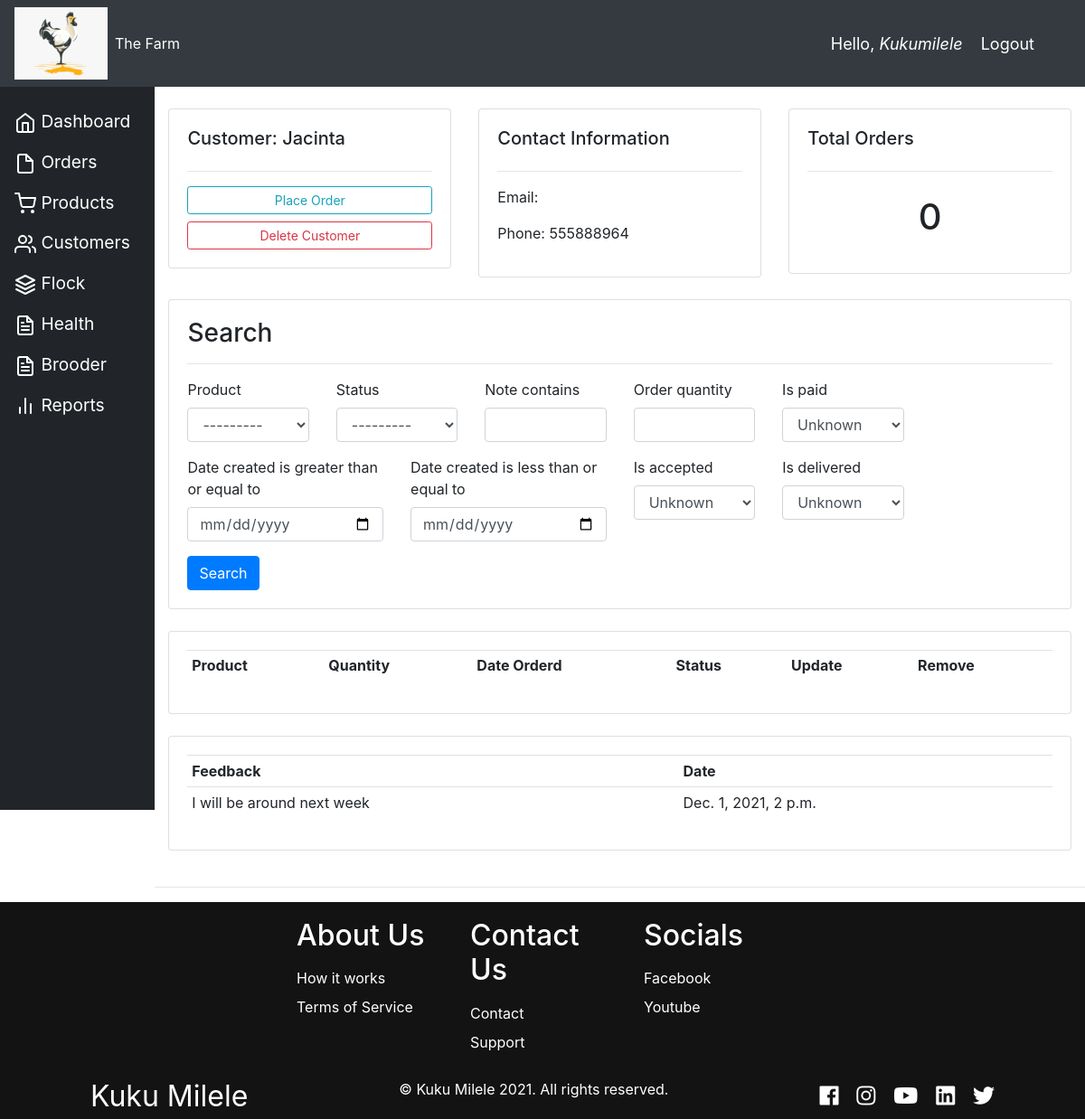
/customer/4/ (signed in), run on an earlier commit of the app's database.
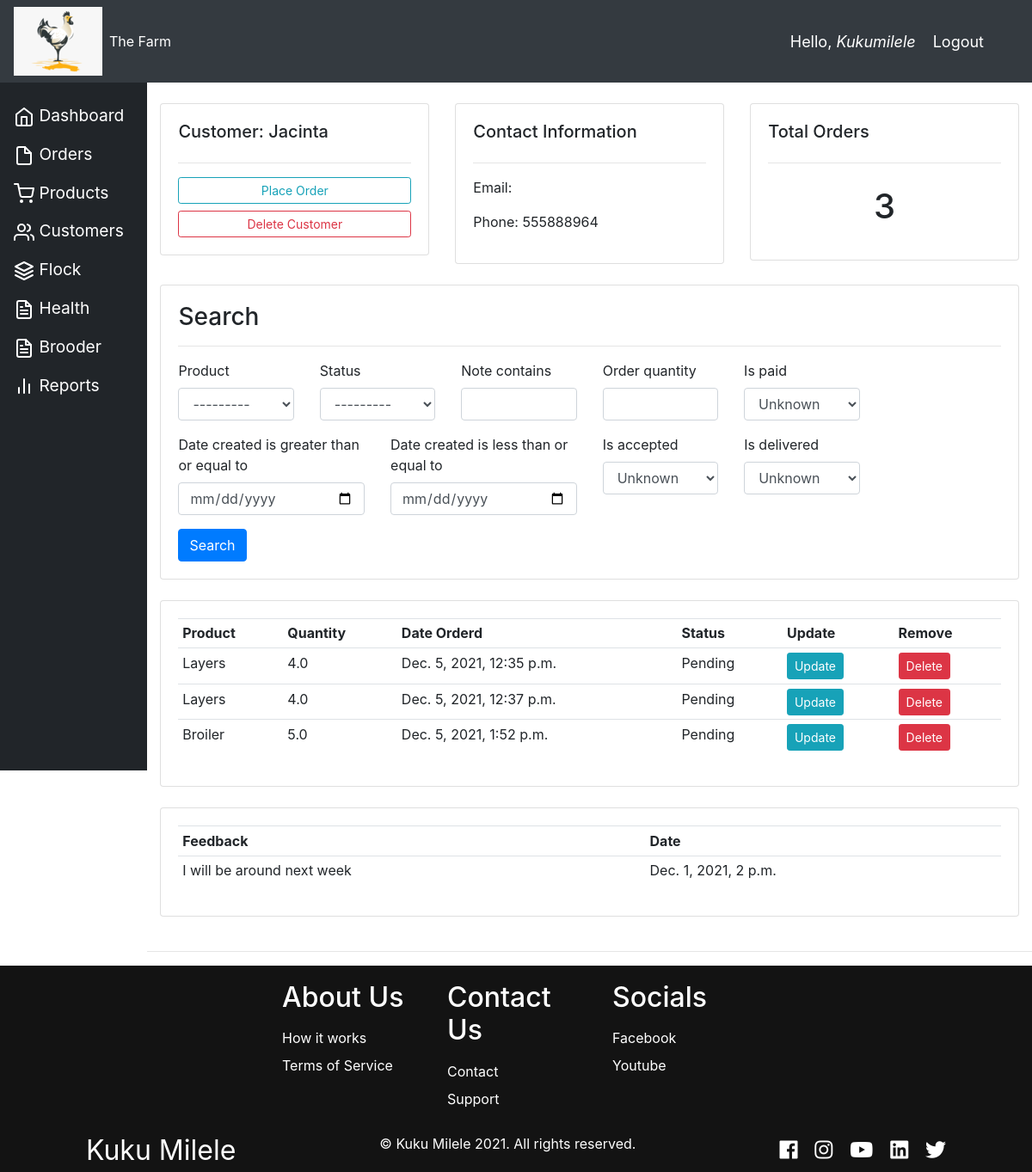
And on a later commit of the database.
### accounts/models.py (models this page shows, shortened)
class Feedback(models.Model):
    customer = models.ForeignKey(
        Customer, null=True, on_delete=models.SET_NULL)
    feedback_info = models.TextField()
    feedback_date = models.DateTimeField(auto_now_add=True, null=True)

class Order(models.Model):
    STATUS = (
        ("Pending", "Pending"),
        ("Out for delivery", "Out for delivery"),
        ("Delivered", "Delivered"),
    )
    customer = models.ForeignKey(Customer, null=True, on_delete=models.CASCADE)
    product = models.ForeignKey(Product, null=True, on_delete=models.SET_NULL)
    date_created = models.DateTimeField(auto_now_add=True, null=True)
    status = models.CharField(
        max_length=100, null=True, choices=STATUS, default="Pending")
    note = models.CharField(max_length=200, null=True, blank=True)
    order_quantity = models.FloatField(
        null=True, validators=[MinValueValidator(1.0)])
    is_paid = models.BooleanField(default=False, null=True)
    is_accepted = models.BooleanField(default=False, null=True)
    is_delivered = models.BooleanField(default=False, null=True)
    delivery_date = models.DateTimeField(null=True, blank=True)

class Product(models.Model):
    CATEGORY = (
        ("Broiler", "Broiler"),
        ("Layers", "Layers"),
        ("Feeds", "Feeds"),
        ("Other", "Other"),
    )
    name = models.CharField(max_length=100, null=True)
    price = models.FloatField(null=True, validators=[MinValueValidator(1.0)])
    category = models.CharField(max_length=200, null=True, choices=CATEGORY)
    description = models.CharField(max_length=200, null=True, blank=True)
    date_added = models.DateTimeField(auto_now_add=True, null=True)
    tags = models.ManyToManyField(Tag)
    def __str__(self):
        return self.name

### accounts/decorators.py (the view)
        def wrapper_func(request, *args, **kwargs):
            group = None
            if request.user.groups.exists():
                group = request.user.groups.all()[0].name
            if group in allowed_roles:
                return view_func(request, *args, **kwargs)
            else:
                return HttpResponse('You are not authorized to view this page as per the decorator')

### accounts/views.py (called while the page is built)
@login_required(login_url="login")
@allowed_users(allowed_roles=["admin"])
def customer(request, pk_test):
    customer = Customer.objects.get(id=pk_test)
    feedbacks = Feedback.objects.all()
    customer_feedback = feedbacks.filter(customer=customer)
    orders = customer.order_set.all()
    order_count = orders.count()
    myFilter = OrderFilter(request.GET, queryset=orders)
    orders = myFilter.qs
    context = {
        "customer": customer,
        "orders": orders,
        "order_count": order_count,
        "myFilter": myFilter,
        "feedbacks": feedbacks,
        "customer_feedback": customer_feedback,
    }
    return render(request, "accounts/customer.html", context)

### accounts/templates/accounts/customer.html
{% extends 'accounts/main.html' %} {% block content %}
<br />
{% load crispy_forms_tags %}
<div class="row">
  <div class="col-md">
    <div class="card card-body">
      <h5>Customer: {{customer.name}}</h5>
      <hr />
      <a
        class="btn btn-outline-info btn-sm btn-block"
        href="{% url 'create_order' customer.id %}"
        >Place Order</a
      >
      <a
        class="btn btn-outline-danger btn-sm btn-block"
        href="{% url 'delete_customer' customer.id %}"
        >Delete Customer</a
      >
    </div>
  </div>
  <div class="col-md">
    <div class="card card-body">
      <h5>Contact Information</h5>
      <hr />
      <p>Email: {{customer.email}}</p>
      <p>Phone: {{customer.phone}}</p>
    </div>
  </div>
  <div class="col-md">
    <div class="card card-body">
      <h5>Total Orders</h5>
      <hr />
      <h1 style="text-align: center; padding: 10px">{{order_count}}</h1>
    </div>
  </div>
</div>
<br />
<div class="row">
  <div class="col">
    <div class="card card-body">
      <form method="get">
        <h3>Search</h3>
        <hr />
        <div class="row">
          <div class="col-md-2">{{myFilter.form.product|as_crispy_field}}</div>
          <div class="col-md-2">{{myFilter.form.status|as_crispy_field}}</div>
          <div class="col-md-2">{{myFilter.form.note|as_crispy_field}}</div>
          <div class="col-md-2">
            {{myFilter.form.order_quantity|as_crispy_field}}
          </div>
          <div class="col-md-2">{{myFilter.form.is_paid|as_crispy_field}}</div>
        </div>
        <div class="row">
          <div class="col-md-3">
            {{myFilter.form.start_date|as_crispy_field}}
          </div>
          <div class="col-md-3">{{myFilter.form.end_date|as_crispy_field}}</div>
          <div class="col-md-2">
            {{myFilter.form.is_accepted|as_crispy_field}}
          </div>
          <div class="col-md-2">
            {{myFilter.form.is_delivered|as_crispy_field}}
          </div>
        </div>
        <button class="btn btn-primary" type="submit">Search</button>
      </form>
    </div>
  </div>
</div>
<br />
<div class="row">
  <div class="col-md">
    <div class="card card-body">
      <table class="table table-sm">
        <tr>
          <th>Product</th>
          <th>Quantity</th>
          <th>Date Orderd</th>
          <th>Status</th>
          <th>Update</th>
          <th>Remove</th>
        </tr>
        {% for order in orders %}
        <tr>
          <td>{{order.product}}</td>
          <td>{{order.order_quantity}}</td>
          <td>{{order.date_created}}</td>
          <td>{{order.status}}</td>
          <td>
            <a
              class="btn btn-sm btn-info"
              href="{% url 'update_order' order.id %}"
              >Update</a
            >
          </td>
          <td>
            <a
              class="btn btn-sm btn-danger"
              href="{% url 'delete_order' order.id %}"
              >Delete</a
            >
          </td>
        </tr>
        {% endfor %}
      </table>
    </div>
  </div>
</div>
<br />
<div class="row">
  <div class="col-md">
    <div class="card card-body">
      <table class="table table-sm">
        <tr>
          <th>Feedback</th>
          <th>Date</th>
        </tr>
        {% for feedback in customer_feedback %}
        <tr>
          <td>{{feedback.feedback_info}}</td>
          <td>{{feedback.feedback_date}}</td>
        </tr>
        {% endfor %}
      </table>
    </div>
  </div>
</div>
{% endblock content %}

What changed in the data, as far as the page shows it:
added Order: product "Layers", order_quantity "4.0", date_created "Dec. 5, 2021, 12:35 p.m.", status "Pending"
added Order: product "Layers", order_quantity "4.0", date_created "Dec. 5, 2021, 12:37 p.m.", status "Pending"
added Order: product "Broiler", order_quantity "5.0", date_created "Dec. 5, 2021, 1:52 p.m.", status "Pending"
Also different on the page:
{{ order_count }}: "0" → "3"
